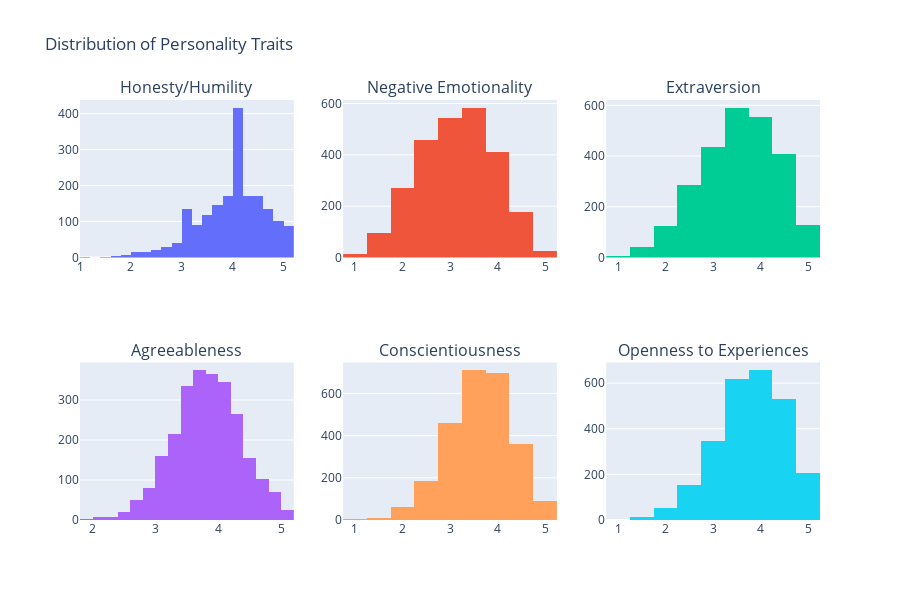

Here is the notebook cell this chart was saved with:
### Markdown cell above
## 2.9 Distribution of Personality traits

### Code cell
# Personality traits
traits = ['Honesty/Humility', 'Negative Emotionality', 'Extraversion', 'Agreeableness', 'Conscientiousness', 'Openness to Experiences']

# Create subplots: 2 rows, 3 columns
fig = sp.make_subplots(rows=2, cols=3, subplot_titles=traits)

# Adding each trait as a histogram in its respective subplot
for i, trait in enumerate(traits):
    row = i // 3 + 1  # Calculate row number
    col = i % 3 + 1   # Calculate column number
    fig.add_trace(go.Histogram(x=df[trait], nbinsx=20, name=trait), row=row, col=col)

# Update layout for the figure
fig.update_layout(height=600, width=900, title_text="Distribution of Personality Traits", showlegend=False)

# Show the figure
fig.show()

### Figure 1 — Plotly figure (JSON) as saved in the notebook; plotly's stock layout.template omitted (floating-point values rounded to 4 significant figures; data arrays with more than 128 entries replaced by an {"elided": "..."} marker saying what was removed)
{"data": [{"name": "Honesty/Humility", "nbinsx": 20, "type": "histogram", "x": {"elided": "2580 float values"}, "xaxis": "x", "yaxis": "y"}, {"name": "Negative Emotionality", "nbinsx": 20, "type": "histogram", "x": {"elided": "2580 float values"}, "xaxis": "x2", "yaxis": "y2"}, {"name": "Extraversion", "nbinsx": 20, "type": "histogram", "x": {"elided": "2580 float values"}, "xaxis": "x3", "yaxis": "y3"}, {"name": "Agreeableness", "nbinsx": 20, "type": "histogram", "x": {"elided": "2580 float values"}, "xaxis": "x4", "yaxis": "y4"}, {"name": "Conscientiousness", "nbinsx": 20, "type": "histogram", "x": {"elided": "2580 float values"}, "xaxis": "x5", "yaxis": "y5"}, {"name": "Openness to Experiences", "nbinsx": 20, "type": "histogram", "x": {"elided": "2580 float values"}, "xaxis": "x6", "yaxis": "y6"}], "layout": {"annotations": [{"font": {"size": 16}, "showarrow": false, "text": "Honesty/Humility", "x": 0.1444, "xanchor": "center", "xref": "paper", "y": 1, "yanchor": "bottom", "yref": "paper"}, {"font": {"size": 16}, "showarrow": false, "text": "Negative Emotionality", "x": 0.5, "xanchor": "center", "xref": "paper", "y": 1, "yanchor": "bottom", "yref": "paper"}, {"font": {"size": 16}, "showarrow": false, "text": "Extraversion", "x": 0.8556, "xanchor": "center", "xref": "paper", "y": 1, "yanchor": "bottom", "yref": "paper"}, {"font": {"size": 16}, "showarrow": false, "text": "Agreeableness", "x": 0.1444, "xanchor": "center", "xref": "paper", "y": 0.375, "yanchor": "bottom", "yref": "paper"}, {"font": {"size": 16}, "showarrow": false, "text": "Conscientiousness", "x": 0.5, "xanchor": "center", "xref": "paper", "y": 0.375, "yanchor": "bottom", "yref": "paper"}, {"font": {"size": 16}, "showarrow": false, "text": "Openness to Experiences", "x": 0.8556, "xanchor": "center", "xref": "paper", "y": 0.375, "yanchor": "bottom", "yref": "paper"}], "height": 600, "showlegend": false, "title": {"text": "Distribution of Personality Traits"}, "width": 900, "xaxis": {"anchor": "y", "autorange": true, "domain": [0, 0.2889], "range": [1.0, 5.2], "type": "linear"}, "xaxis2": {"anchor": "y2", "autorange": true, "domain": [0.3556, 0.6444], "range": [0.75, 5.25], "type": "linear"}, "xaxis3": {"anchor": "y3", "autorange": true, "domain": [0.7111, 1], "range": [0.75, 5.25], "type": "linear"}, "xaxis4": {"anchor": "y4", "autorange": true, "domain": [0, 0.2889], "range": [1.8, 5.2], "type": "linear"}, "xaxis5": {"anchor": "y5", "autorange": true, "domain": [0.3556, 0.6444], "range": [0.75, 5.25], "type": "linear"}, "xaxis6": {"anchor": "y6", "autorange": true, "domain": [0.7111, 1], "range": [0.75, 5.25], "type": "linear"}, "yaxis": {"anchor": "x", "autorange": true, "domain": [0.625, 1], "range": [0, 437.9]}, "yaxis2": {"anchor": "x2", "autorange": true, "domain": [0.625, 1], "range": [0, 613.7]}, "yaxis3": {"anchor": "x3", "autorange": true, "domain": [0.625, 1], "range": [0, 621.1]}, "yaxis4": {"anchor": "x4", "autorange": true, "domain": [0, 0.375], "range": [0, 393.7]}, "yaxis5": {"anchor": "x5", "autorange": true, "domain": [0, 0.375], "range": [0, 746.3]}, "yaxis6": {"anchor": "x6", "autorange": true, "domain": [0, 0.375], "range": [0, 690.5]}}}
